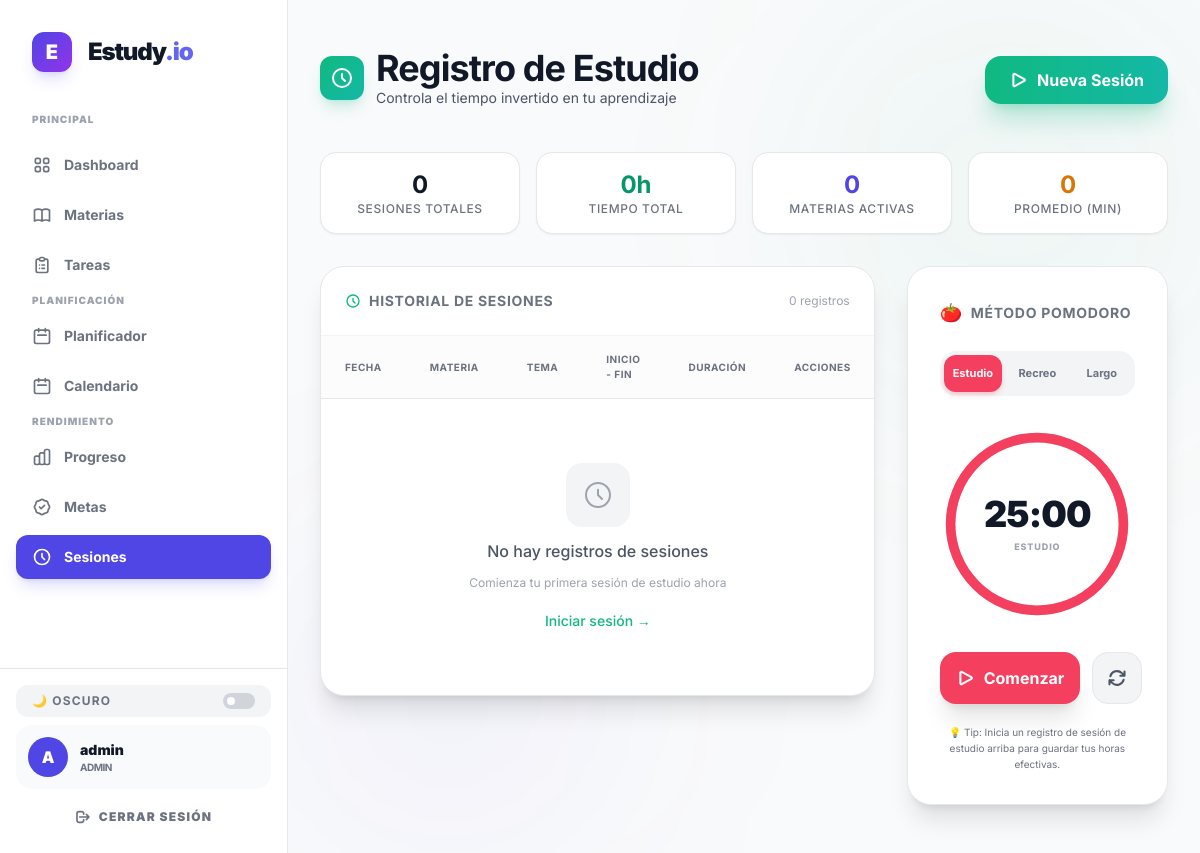
/study/sessions (signed in), run on an earlier commit of the app's database.
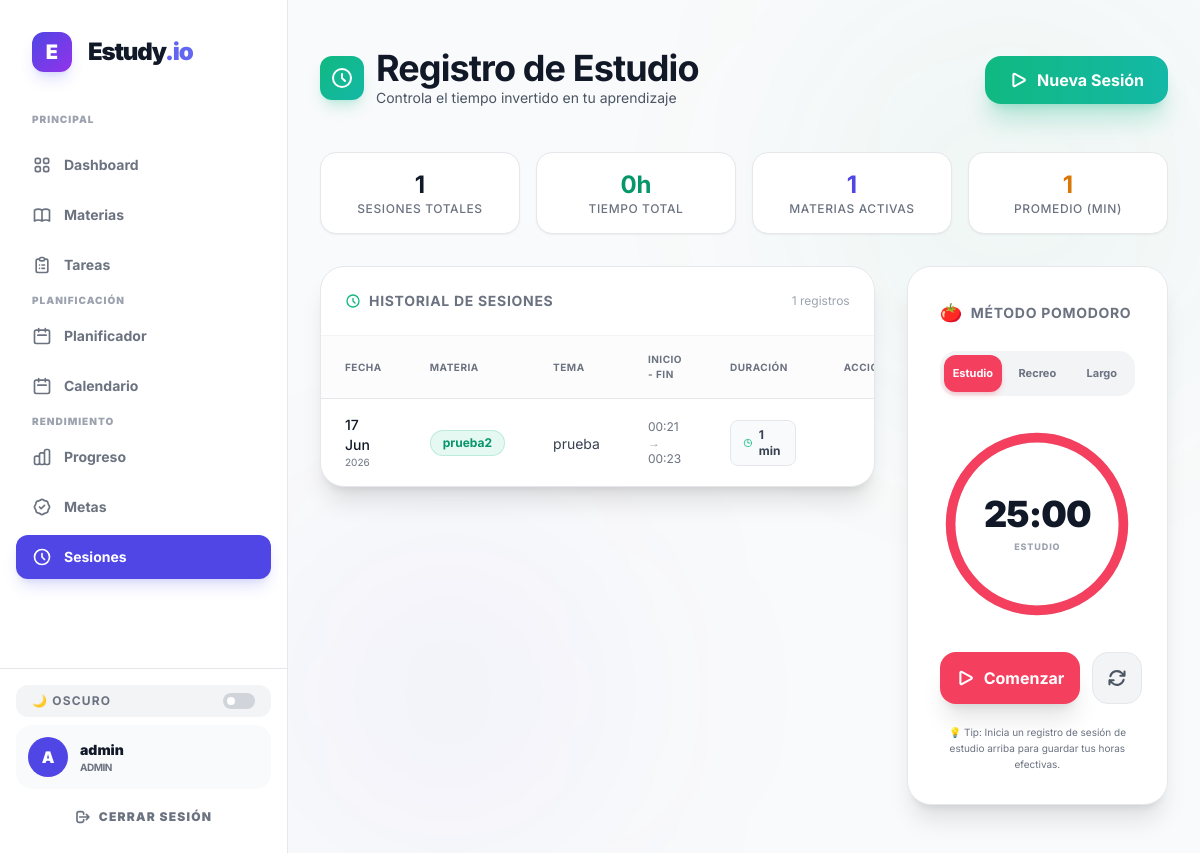
And on a later commit of the database.
### app/models/study.py (models this page shows)
class StudySession(db.Model):
    __tablename__ = "study_sessions"
    id = db.Column(db.Integer, primary_key=True)
    start_time = db.Column(db.DateTime, nullable=False, default=datetime.utcnow)
    end_time = db.Column(db.DateTime, nullable=True)
    duration = db.Column(db.Integer, nullable=True) # duration in minutes
    subject_id = db.Column(db.Integer, db.ForeignKey('subjects.id'), nullable=False)
    topic_id = db.Column(db.Integer, db.ForeignKey('topics.id'), nullable=True)
    user_id = db.Column(db.Integer, db.ForeignKey('users.id'), nullable=False)
    subject = db.relationship('Subject', backref=db.backref('study_sessions', lazy=True))
    topic = db.relationship('Topic', backref=db.backref('study_sessions', lazy=True))
    user = db.relationship('User', backref=db.backref('study_sessions', lazy=True))

class Subject(db.Model):
    __tablename__ = "subjects"
    id = db.Column(db.Integer, primary_key=True)
    name = db.Column(db.String(100), nullable=False)
    description = db.Column(db.Text, nullable=True)
    category = db.Column(db.String(50), nullable=True) # ej: Programación, Inglés, etc.
    user_id = db.Column(db.Integer, db.ForeignKey('users.id'), nullable=False)
    tasks = db.relationship('Task', backref='subject', lazy=True, cascade="all, delete-orphan")
    topics = db.relationship('Topic', backref='subject', lazy=True, cascade="all, delete-orphan")

class Topic(db.Model):
    __tablename__ = "topics"
    id = db.Column(db.Integer, primary_key=True)
    title = db.Column(db.String(200), nullable=False)
    description = db.Column(db.Text, nullable=True)
    is_completed = db.Column(db.Boolean, default=False)
    subject_id = db.Column(db.Integer, db.ForeignKey('subjects.id'), nullable=False)
    created_at = db.Column(db.DateTime, default=datetime.utcnow)

### app/api/study.py (the view)
@study_bp.route('/sessions')
@login_required
def list_sessions():
    sessions = StudySession.query.filter_by(user_id=current_user.id).order_by(StudySession.start_time.desc()).all()
    subjects = Subject.query.filter_by(user_id=current_user.id).all()
    return render_template('study/sessions.html', sessions=sessions, subjects=subjects)

### app/templates/study/sessions.html (shortened to what the changed rows need)
{% extends base_template %}
{% block content %}
<div class="max-w-7xl mx-auto px-4 sm:px-6 lg:px-8 py-12 w-full relative">
    <div class="absolute bottom-0 left-0 w-80 h-80 bg-indigo-600/5 blur-[120px] rounded-full -z-10"></div>
    {% set active_session = sessions|selectattr('end_time', 'none')|first %}
    <div class="flex flex-col md:flex-row md:items-center justify-between gap-4 mb-10">
        <div>
            <div class="flex items-center gap-3 mb-1">
                <div>
                    <h1 class="text-3xl md:text-4xl font-bold text-gray-900 dark:text-white tracking-tight">Registro de Estudio</h1>
                </div>
            </div>
        </div>
        {% if not active_session %}
        <button onclick="openSessionModal()"
                class="group relative bg-gradient-to-r from-emerald-500 to-teal-500 hover:from-emerald-600 hover:to-teal-600 text-white px-6 py-3 rounded-2xl font-bold transition-all duration-300 shadow-xl shadow-emerald-500/25 hover:shadow-emerald-500/40 active:scale-95 flex items-center gap-2 overflow-hidden">
        </button>
        {% endif %}
    </div>
    <div class="grid grid-cols-2 md:grid-cols-4 gap-4 mb-8">
        <div class="bg-white dark:bg-dark-900/50 border border-gray-200 dark:border-dark-800/50 rounded-2xl p-4 text-center hover:border-emerald-500/30 transition-all duration-300 shadow-sm dark:shadow-none">
            <div class="text-2xl font-bold text-gray-900 dark:text-white">{{ sessions|selectattr('end_time')|list|length }}</div>
            <div class="text-xs text-gray-500 font-medium uppercase tracking-wider">Sesiones Totales</div>
        </div>
        <div class="bg-white dark:bg-dark-900/50 border border-gray-200 dark:border-dark-800/50 rounded-2xl p-4 text-center hover:border-emerald-500/30 transition-all duration-300 shadow-sm dark:shadow-none">
                {% set total_minutes = sessions|selectattr('duration')|sum(attribute='duration') %}
        </div>
        <div class="bg-white dark:bg-dark-900/50 border border-gray-200 dark:border-dark-800/50 rounded-2xl p-4 text-center hover:border-indigo-500/30 transition-all duration-300 shadow-sm dark:shadow-none">
            <div class="text-2xl font-bold text-indigo-600 dark:text-indigo-400">{{ subjects|length }}</div>
            <div class="text-xs text-gray-500 font-medium uppercase tracking-wider">Materias Activas</div>
        </div>
        <div class="bg-white dark:bg-dark-900/50 border border-gray-200 dark:border-dark-800/50 rounded-2xl p-4 text-center hover:border-amber-500/30 transition-all duration-300 shadow-sm dark:shadow-none">
            <div class="text-2xl font-bold text-amber-600 dark:text-amber-400">
                {% if sessions|selectattr('end_time')|list|length > 0 %}
                    {{ (total_minutes / sessions|selectattr('end_time')|list|length)|round|int }}
                {% else %}
                    0
                {% endif %}
            </div>
            <div class="text-xs text-gray-500 font-medium uppercase tracking-wider">Promedio (min)</div>
        </div>
    </div>
    <div class="grid grid-cols-1 lg:grid-cols-3 gap-8 items-start">
        <div class="lg:col-span-2 bg-white dark:bg-dark-900 dark:bg-gradient-to-br dark:from-dark-900/80 dark:to-dark-800/80 border border-gray-200 dark:border-dark-800/50 rounded-3xl overflow-hidden shadow-xl dark:shadow-2xl">
        <div class="flex items-center justify-between p-6 border-b border-gray-100 dark:border-dark-800/50">
            <h3 class="text-sm font-bold text-gray-500 dark:text-gray-400 uppercase tracking-wider flex items-center gap-2">
                <svg class="w-4 h-4 text-emerald-500" fill="none" viewBox="0 0 24 24" stroke="currentColor" stroke-width="2">
                    <path stroke-linecap="round" stroke-linejoin="round" d="M12 8v4l3 3m6-3a9 9 0 11-18 0 9 9 0 0118 0z" />
                </svg>
                Historial de Sesiones
            </h3>
            <span class="text-xs text-gray-400 dark:text-gray-500">{{ sessions|selectattr('end_time')|list|length }} registros</span>
        </div>
        <div class="overflow-x-auto">
            <table class="w-full text-left">
                <thead>
                    <tr class="text-[10px] text-gray-500 dark:text-gray-400 font-bold uppercase tracking-wider border-b border-gray-200 dark:border-dark-800/50 bg-gray-50/50 dark:bg-dark-950/30">
                        <th class="px-6 py-4">Fecha</th>
                        <th class="px-6 py-4">Materia</th>
                        <th class="px-6 py-4 hidden md:table-cell">Tema</th>
                        <th class="px-6 py-4">Inicio - Fin</th>
                        <th class="px-6 py-4">Duración</th>
                        <th class="px-6 py-4 text-center">Acciones</th>
                    </tr>
                </thead>
                <tbody class="divide-y divide-gray-200 dark:divide-gray-800/50">
                    {% set completed_sessions = sessions|selectattr('end_time')|list %}
                    {% if completed_sessions or active_session %}
                        {% for session in completed_sessions|sort(attribute='start_time', reverse=true) %}
                        <tr class="hover:bg-gray-50/50 dark:hover:bg-white/5 transition-colors group">
                            <td class="px-6 py-4">
                                <div class="text-sm text-gray-900 dark:text-white font-medium">{{ session.start_time.strftime('%d %b') }}</div>
                                <div class="text-[10px] text-gray-500">{{ session.start_time.strftime('%Y') }}</div>
                            </td>
                            <td class="px-6 py-4">
                                <span class="inline-block px-3 py-1 bg-emerald-500/10 text-emerald-600 dark:text-emerald-400 text-xs font-bold rounded-full border border-emerald-500/20">
                                    {{ session.subject.name }}
                                </span>
                            </td>
                            <td class="px-6 py-4 hidden md:table-cell">
                                {% if session.topic %}
                                <span class="text-sm text-gray-700 dark:text-gray-300">{{ session.topic.title }}</span>
                                {% else %}
                                <span class="text-sm text-gray-400 dark:text-gray-600">—</span>
                                {% endif %}
                            </td>
                            <td class="px-6 py-4">
                                <div class="text-xs text-gray-500 dark:text-gray-400">
                                    {{ session.start_time.strftime('%H:%M') }}
                                    <span class="text-gray-400 dark:text-gray-600">→</span>
                                    {{ session.end_time.strftime('%H:%M') }}
                                </div>
                            </td>
                            <td class="px-6 py-4">
                                <span class="inline-flex items-center gap-1.5 px-3 py-1.5 bg-gray-50 dark:bg-dark-800/50 text-gray-700 dark:text-gray-300 text-xs font-bold rounded-lg border border-gray-200 dark:border-dark-700/50">
                                    <svg class="w-3 h-3 text-emerald-500 dark:text-emerald-400" fill="none" viewBox="0 0 24 24" stroke="currentColor" stroke-width="2">
                                        <path stroke-linecap="round" stroke-linejoin="round" d="M12 6v6h4.5m4.5 0a9 9 0 11-18 0 9 9 0 0118 0z" />
                                    </svg>
                                    {{ session.duration }} min
                                </span>
                            </td>
                            <td class="px-6 py-4 text-center">
                            </td>
                        </tr>
                        {% endfor %}
                    {% else %}
                        <tr>
                            <td colspan="6" class="px-6 py-16 text-center">
                                <div class="flex flex-col items-center gap-3">
                                    <div class="w-16 h-16 bg-gray-100 dark:bg-dark-800/50 rounded-2xl flex items-center justify-center">
                                        <svg class="w-8 h-8 text-gray-400 dark:text-gray-600" fill="none" viewBox="0 0 24 24" stroke="currentColor" stroke-width="1.5">
                                            <path stroke-linecap="round" stroke-linejoin="round" d="M12 8v4l3 3m6-3a9 9 0 11-18 0 9 9 0 0118 0z" />
                                        </svg>
                                    </div>
                                    <p class="text-gray-600 dark:text-gray-400 font-medium">No hay registros de sesiones</p>
                                     <p class="text-xs text-gray-400 dark:text-gray-500">Comienza tu primera sesión de estudio ahora</p>
                                    <button onclick="openSessionModal()"
                                            class="mt-2 text-emerald-500 hover:text-emerald-600 dark:text-emerald-400 dark:hover:text-emerald-300 text-sm font-medium transition-colors">
                                        Iniciar sesión →
                                    </button>
                                </div>
                            </td>
                        </tr>
                    {% endif %}
                </tbody>
            </table>
        </div>
    </div>
    <div class="bg-white dark:bg-dark-900 dark:bg-gradient-to-br dark:from-dark-900/80 dark:to-dark-800/80 border border-gray-200 dark:border-dark-800/50 rounded-3xl p-8 shadow-xl dark:shadow-2xl flex flex-col items-center">
    </div>
</div>
{% endblock %}

What changed in the data, as far as the page shows it:
added StudySession: start_time "17 Jun", start_time "2026", subject.name "prueba2", topic "prueba", start_time "00:21", end_time "00:23", duration "1"
Also different on the page:
{{ sessions|selectattr('end_time')|list|length }}: "0" → "1"
{{ subjects|length }}: "0" → "1"
text no longer shown: "0 No hay registros de sesiones Comienza tu primera sesión de estudio ahora Iniciar sesión →"
text now shown: "1"
